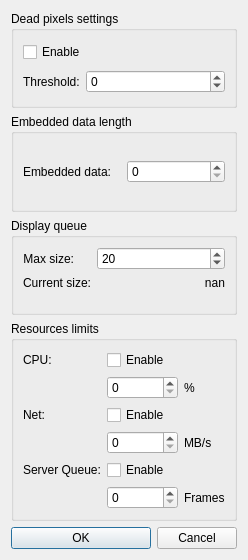
<?xml version="1.0" encoding="UTF-8"?>
<ui version="4.0">
 <class>adjustLimits</class>
 <widget class="QDialog" name="adjustLimits">
  <property name="geometry">
   <rect>
    <x>0</x>
    <y>0</y>
    <width>246</width>
    <height>560</height>
   </rect>
  </property>
  <property name="windowTitle">
   <string>Settings</string>
  </property>
  <layout class="QGridLayout" name="gridLayout_2">
   <item row="2" column="0">
    <widget class="QGroupBox" name="groupBox_3">
     <property name="title">
      <string>Dead pixels settings</string>
     </property>
     <layout class="QGridLayout" name="gridLayout_5" columnstretch="0,10">
      <item row="1" column="0">
       <widget class="QLabel" name="label_5">
        <property name="text">
         <string>Threshold:</string>
        </property>
       </widget>
      </item>
      <item row="1" column="1">
       <widget class="QSpinBox" name="sbDeadPixelThreshold">
        <property name="minimum">
         <number>-2147483647</number>
        </property>
        <property name="maximum">
         <number>2147483647</number>
        </property>
       </widget>
      </item>
      <item row="0" column="0" colspan="2">
       <widget class="QCheckBox" name="cbEnableDeadPixels">
        <property name="text">
         <string>Enable</string>
        </property>
       </widget>
      </item>
     </layout>
    </widget>
   </item>
   <item row="5" column="0">
    <widget class="QGroupBox" name="groupBox_5">
     <property name="title">
      <string>Resources limits</string>
     </property>
     <layout class="QGridLayout" name="gridLayout" columnstretch="0,10,0">
      <item row="3" column="2">
       <widget class="QLabel" name="label_7">
        <property name="text">
         <string>MB/s</string>
        </property>
       </widget>
      </item>
      <item row="3" column="1">
       <widget class="QSpinBox" name="sbNetworkLimit">
        <property name="suffix">
         <string notr="true"/>
        </property>
       </widget>
      </item>
      <item row="0" column="1">
       <widget class="QCheckBox" name="cbEnableCpuLimit">
        <property name="text">
         <string>Enable</string>
        </property>
       </widget>
      </item>
      <item row="1" column="1">
       <widget class="QSpinBox" name="sbCpuLimit"/>
      </item>
      <item row="1" column="2">
       <widget class="QLabel" name="label_11">
        <property name="text">
         <string>%</string>
        </property>
       </widget>
      </item>
      <item row="2" column="1">
       <widget class="QCheckBox" name="cbEnableNetworkLimit">
        <property name="text">
         <string>Enable</string>
        </property>
       </widget>
      </item>
      <item row="0" column="0">
       <widget class="QLabel" name="label_8">
        <property name="text">
         <string>CPU:</string>
        </property>
       </widget>
      </item>
      <item row="2" column="0">
       <widget class="QLabel" name="label_9">
        <property name="text">
         <string>Net:</string>
        </property>
       </widget>
      </item>
      <item row="4" column="0">
       <widget class="QLabel" name="label_13">
        <property name="text">
         <string>Server Queue:</string>
        </property>
       </widget>
      </item>
      <item row="4" column="1">
       <widget class="QCheckBox" name="cbEnableServerQueue">
        <property name="text">
         <string>Enable</string>
        </property>
       </widget>
      </item>
      <item row="5" column="2">
       <widget class="QLabel" name="label_14">
        <property name="text">
         <string>Frames</string>
        </property>
       </widget>
      </item>
      <item row="5" column="1">
       <widget class="QSpinBox" name="sbServerQueueSize">
        <property name="suffix">
         <string notr="true"/>
        </property>
       </widget>
      </item>
     </layout>
    </widget>
   </item>
   <item row="3" column="0">
    <widget class="QGroupBox" name="groupBox_4">
     <property name="title">
      <string>Embedded data length</string>
     </property>
     <layout class="QGridLayout" name="gridLayout_6">
      <item row="0" column="0">
       <widget class="QLabel" name="label_6">
        <property name="text">
         <string>Embedded data:</string>
        </property>
       </widget>
      </item>
      <item row="0" column="1">
       <widget class="QSpinBox" name="sbEmbeddedDataLength">
        <property name="maximum">
         <number>50</number>
        </property>
       </widget>
      </item>
     </layout>
    </widget>
   </item>
   <item row="6" column="0">
    <layout class="QHBoxLayout" name="horizontalLayout">
     <item>
      <widget class="QPushButton" name="okButton">
       <property name="sizePolicy">
        <sizepolicy hsizetype="Preferred" vsizetype="Fixed">
         <horstretch>0</horstretch>
         <verstretch>0</verstretch>
        </sizepolicy>
       </property>
       <property name="minimumSize">
        <size>
         <width>140</width>
         <height>0</height>
        </size>
       </property>
       <property name="text">
        <string>OK</string>
       </property>
       <property name="checkable">
        <bool>false</bool>
       </property>
       <property name="default">
        <bool>true</bool>
       </property>
       <property name="flat">
        <bool>false</bool>
       </property>
      </widget>
     </item>
     <item>
      <widget class="QPushButton" name="cancelButton">
       <property name="sizePolicy">
        <sizepolicy hsizetype="Fixed" vsizetype="Fixed">
         <horstretch>0</horstretch>
         <verstretch>0</verstretch>
        </sizepolicy>
       </property>
       <property name="text">
        <string>Cancel</string>
       </property>
      </widget>
     </item>
    </layout>
   </item>
   <item row="4" column="0">
    <widget class="QGroupBox" name="groupBox_6">
     <property name="title">
      <string>Display queue</string>
     </property>
     <layout class="QFormLayout" name="formLayout">
      <item row="0" column="0">
       <widget class="QLabel" name="label_10">
        <property name="sizePolicy">
         <sizepolicy hsizetype="Preferred" vsizetype="Preferred">
          <horstretch>0</horstretch>
          <verstretch>0</verstretch>
         </sizepolicy>
        </property>
        <property name="text">
         <string>Max size:</string>
        </property>
        <property name="alignment">
         <set>Qt::AlignRight|Qt::AlignTrailing|Qt::AlignVCenter</set>
        </property>
       </widget>
      </item>
      <item row="0" column="1">
       <widget class="QSpinBox" name="displayQueueSize">
        <property name="minimum">
         <number>0</number>
        </property>
        <property name="maximum">
         <number>999</number>
        </property>
        <property name="value">
         <number>20</number>
        </property>
       </widget>
      </item>
      <item row="1" column="0">
       <widget class="QLabel" name="label_12">
        <property name="text">
         <string>Current size:</string>
        </property>
        <property name="alignment">
         <set>Qt::AlignRight|Qt::AlignTrailing|Qt::AlignVCenter</set>
        </property>
       </widget>
      </item>
      <item row="1" column="1">
       <widget class="QLabel" name="currentDisplayQueueSize">
        <property name="text">
         <string>nan</string>
        </property>
        <property name="alignment">
         <set>Qt::AlignRight|Qt::AlignTrailing|Qt::AlignVCenter</set>
        </property>
       </widget>
      </item>
     </layout>
    </widget>
   </item>
  </layout>
 </widget>
 <resources/>
 <connections/>
</ui>
